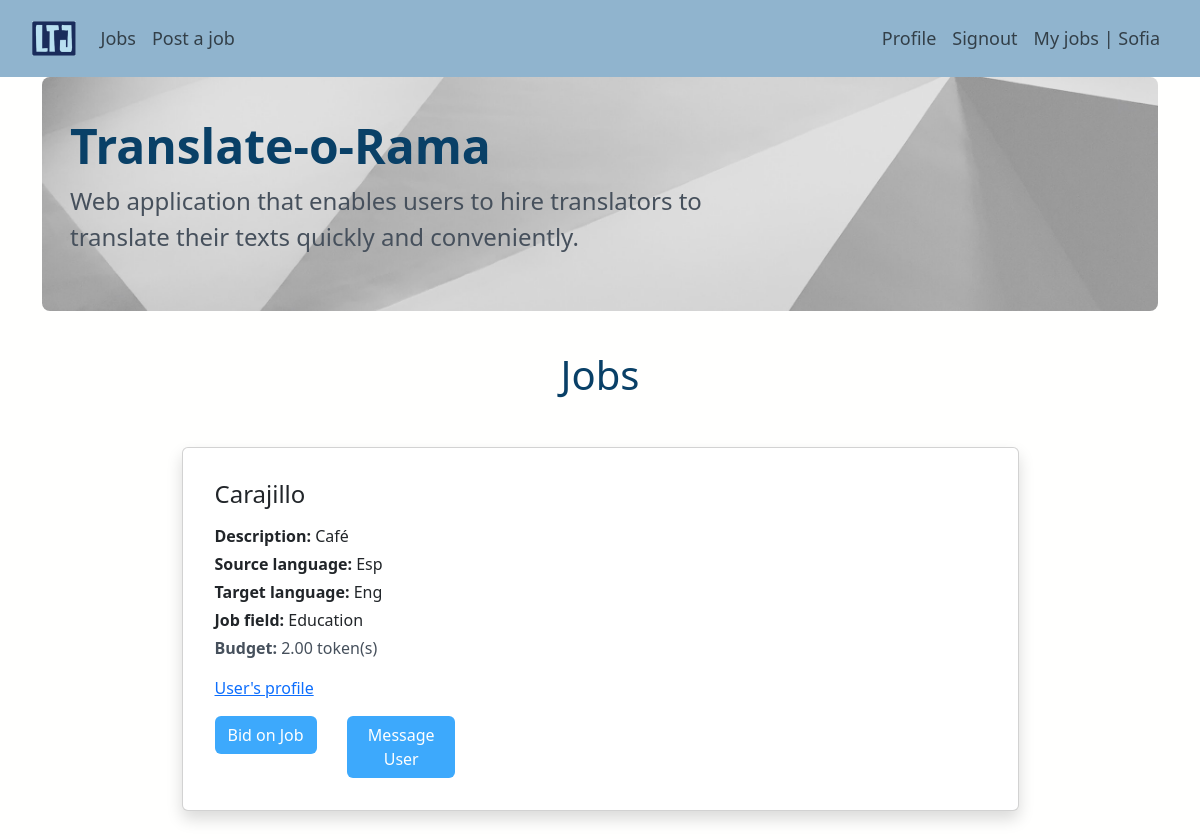
The page /jobs (signed in) on the database its author committed.
### app/models.py (models this page shows, shortened)
class Job(models.Model):
    user = models.ForeignKey(User, on_delete=models.CASCADE, related_name="user")
    title = models.TextField(blank=False, unique=True)
    description = models.TextField(blank=False)
    source_language = models.TextField(blank=False)
    target_language = models.TextField(blank=False)
    job_field = models.CharField(
        max_length=15,
        choices=JobField.JOB_CHOICES,
        default=JobField.LITERATURE,
    )
    budget = models.DecimalField(max_digits=10, decimal_places=2, default=0.0)
    text = models.TextField(blank=False)
    assigned_to = models.ForeignKey(
        "JobBid",
        on_delete=models.CASCADE,
        blank=True,
        null=True,
        related_name="assigned_to",
    )
    is_assigned = models.BooleanField(default=False)
    is_completed = models.BooleanField(default=False)
    translator = models.ForeignKey(
        User,
        on_delete=models.SET_NULL,
        blank=True,
        null=True,
        related_name="set_as_translator_of_job",
    )
    translation = models.TextField(blank=True, null=True)
    dispute = models.ForeignKey(
        Dispute,
        on_delete=models.SET_NULL,
        blank=True,
        null=True,
        related_name="dispute_for_completed_job",
    )

### app/views.py (the view)
# urls.py: path("jobs", views.jobs, name="jobs"),
@login_required()
def jobs(request):
    user = request.user
    jobs = Job.objects.all().filter(
        ~Q(user=user), Q(is_assigned=False), Q(is_completed=False)
    )
    context = {
        "user": user,
        "jobs": jobs,
    }
    return render(request, "app/jobs.html", context)

### app/templates/app/jobs.html
{% extends 'app/base.html' %}
{% block content %}
    <h1 class="text-center mb-5 mt-3">Jobs</h1>
    <div class="mb-4">
        {% for job in jobs %}
          {% include 'includes/unassigned_jobs.html' with job=job %}
        {% empty %}
          <div class="row">
            No jobs posted.
          </div>
        {% endfor %}
      </div>
{% endblock content %}

### app/templates/app/base.html (shortened to what this page needs)
<!DOCTYPE html>
{% load static %}
<html>
  <head>
    <link href="https://cdn.jsdelivr.net/npm/bootstrap@5.3.0-alpha1/dist/css/bootstrap.min.css" rel="stylesheet">
    <link rel="stylesheet" href="https://cdn.jsdelivr.net/npm/bootstrap-icons@1.10.3/font/bootstrap-icons.css">
    <link rel="stylesheet" href="{% static 'app/css/base.css' %}">
  </head>
  <body>
    <nav class="navbar navbar-expand-lg">
        <div class="container-fluid  p-2 ms-4 me-4">
            <a class="navbar-brand" href="{% url 'home_path' %}"><img class="logo" src="../../static/app/images/p-logo.webp"></a>
            <div class="collapse navbar-collapse" id="navbarText">
              {% if user.is_authenticated %}
                <ul class="navbar-nav me-auto mb-2 mb-lg-0">
                  <li class="nav-item">
                      <a class="nav-link" aria-current="page" href="{% url 'app:jobs' %}">Jobs</a>
                  </li>
                    <li class="nav-item">
                    <a class="nav-link" href="{% url 'app:post_job' %}">Post a job</a>
                    </li>
                </ul>
                <ul class="navbar-nav ms-auto mb-2 mb-lg-0">
                    <li class="nav-item">
                      <a class="nav-link" href="{% url 'app:profile' user.id %}">Profile</a>
                    </li>
                    <li class="nav-item">
                      <a class="nav-link" href="{% url 'logout' %}"> Signout</a>
                    </li>
                    <li class="nav-item">
                      <a class="nav-link" href="{% url 'app:dashboard' %}"> My jobs | {{user.username}}</a>
                    </li>
              {% endif %}
            </ul>
          </div>
        </div>
    </nav>
    <div class="content container">
      <div class="row">
        <div class="col-md-12">
            <div class="p-3 mb-4 rounded-3  jumbotron-container">
                <div class="container-fluid py-4">
                    <h1 class="display-5 fw-bold">Translate-o-Rama</h1>
                    <p class="col-md-8 fs-4">Web application that enables users to hire translators to translate their texts quickly and conveniently.</p>
                </div>
            </div>
        </div>
      </div>
      <div class="row">
        <div class="col-md-12">
          {% block content %}
          {% endblock %}
        </div>
      </div>
    </div>
  </body>
</html>

### app/templates/includes/unassigned_jobs.html (shortened to what this page needs)
  <div class="card mt-5 w-75 mx-auto shadow p-3 mb-5 bg-white rounded">
    <div class="card-body ">
        <h4 class="card-title">{{ job.title }}</h4>
        <div class="card-subtitle mt-3"><b>Description:</b> {{ job.description }}</div>
        <div class="card-text mt-1"><b>Source language:</b>  {{ job.source_language }}</div>
        <div class="card-text mt-1"><b>Target language:</b>  {{ job.target_language }}</div>
        <div class="card-text mt-1"><b>Job field:</b>  {{ job.job_field }}</div>
        <p class="card-text mt-1"><b>Budget:</b>  {{ job.budget }} token(s)</p>
        <p class="card-text mt-1"><a href="{% url 'app:profile' job.user.id %}">User's profile</a></p>
        {% if user.userprofile.is_translator and user != job.user %}
        <div class="row">
            <form action="{% url 'app:jobs_bid' job.id %}" method="POST" class="col-2">
                <button type="submit" class="btn custom-btn">Bid on Job</button>
            </form>
            <form action="{% url 'app:message_user' job.id %}" method="POST" class="col-2">
                <button type="submit" class="btn custom-btn">Message User</a>
            </form>
        </div>
        {% else %}
        <form action="{% url 'app:message_user' job.id %}" method="POST" class="col-2">
            {% csrf_token %}
            <button type="submit" class="btn custom-btn">Message User</a>
        </form>
        {% endif %}
    </div>
  </div>

### app/static/app/css/base.css (style rules this page uses)
body { background-color: #fffffe; }
h1 { color: #094067; }
p { color: #46505C; }
nav { background-color: #90b4ce; color: #2A3139; }
.nav-link { font-size: 18px !important; }
.jumbotron-container { background-image: url("../images/background2.jpg"); background-size: cover; }
.custom-btn { background-color: #3da9fc; color: #fffffe; }
.logo { max-height: 35px; }

### rows shown on the page
Job: title "Carajillo", description "Café", source_language "Esp", target_language "Eng", job_field "Education", budget "2.00", shows "Bid on Job"

### other values the page prints
{{ user.username }} "Sofia"
